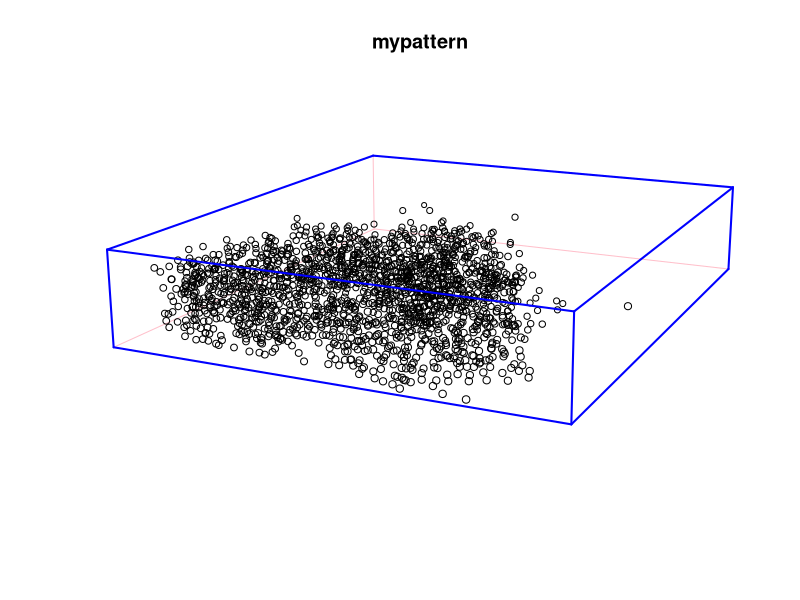
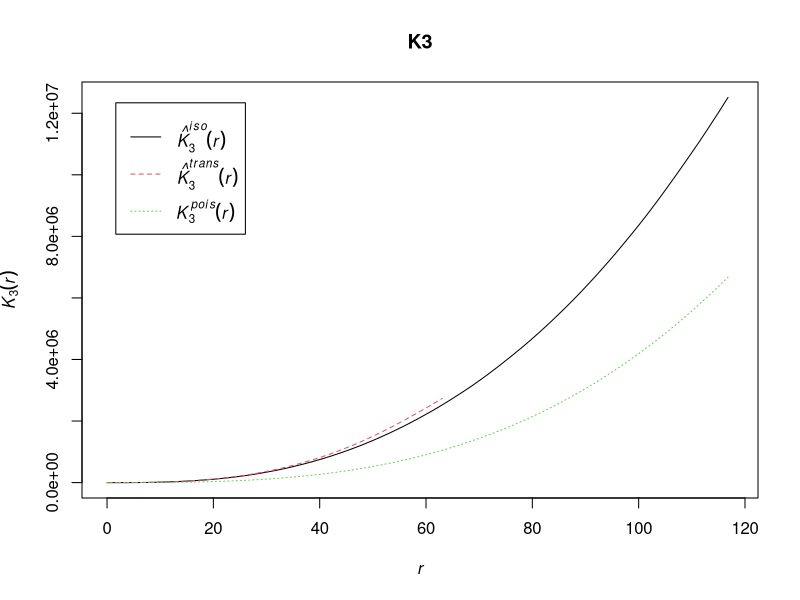

These charts were generated, in order, by the following R code:
## ---- chunk 1
library(tidyverse)
library(spatstat)
## ---- chunk 2
coordinates <- read.csv("cell_type_coordinates.csv",
                        row.names = 1) # data for cancer cells
## ---- chunk 3
dim(coordinates)
## ---- chunk 4
summary(coordinates)
## ---- chunk 5
coordinates_matrix <- as.matrix(coordinates[1:3])
## ---- chunk 6
x_range <- c(min(coordinates_matrix[, 1]), max(coordinates_matrix[, 1]))
y_range <- c(min(coordinates_matrix[, 2]), max(coordinates_matrix[, 2]))
z_range <- c(min(coordinates_matrix[, 3]), max(coordinates_matrix[, 3]))

# Create the 3D box (an object of class "box3")
my_box <- box3(xrange = x_range, yrange = y_range, zrange = z_range)
## ---- chunk 7
mypattern <- pp3(coordinates_matrix[, 1], coordinates_matrix[, 2],
                 coordinates_matrix[, 3], my_box)
## ---- chunk 8
plot(mypattern)
## ---- chunk 9
# Compute the 3D Ripley's K function for your pp3 object
K3 <- K3est(mypattern)

# Plot the estimated K function
plot(K3)
